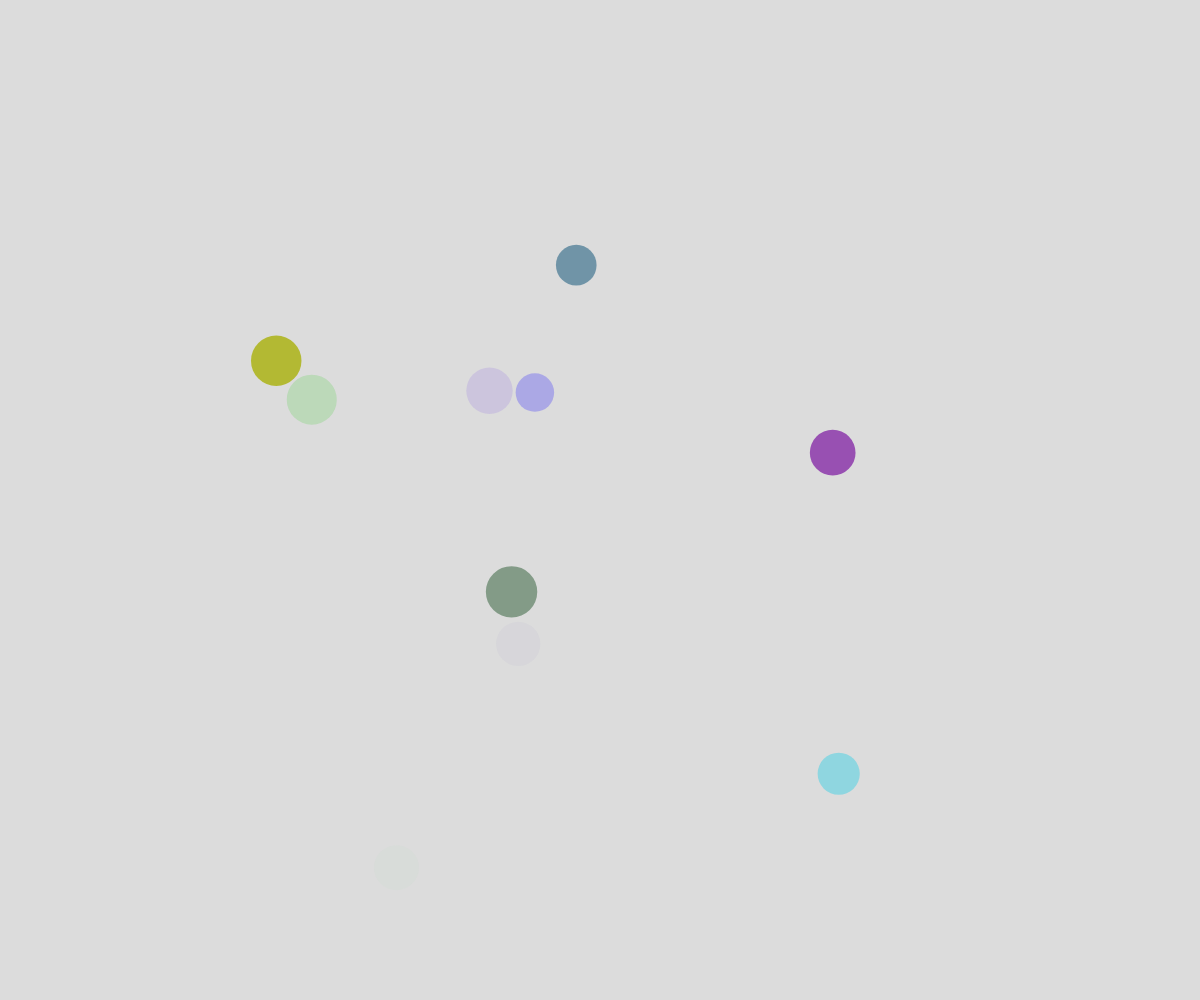
Frame 1 (no input)
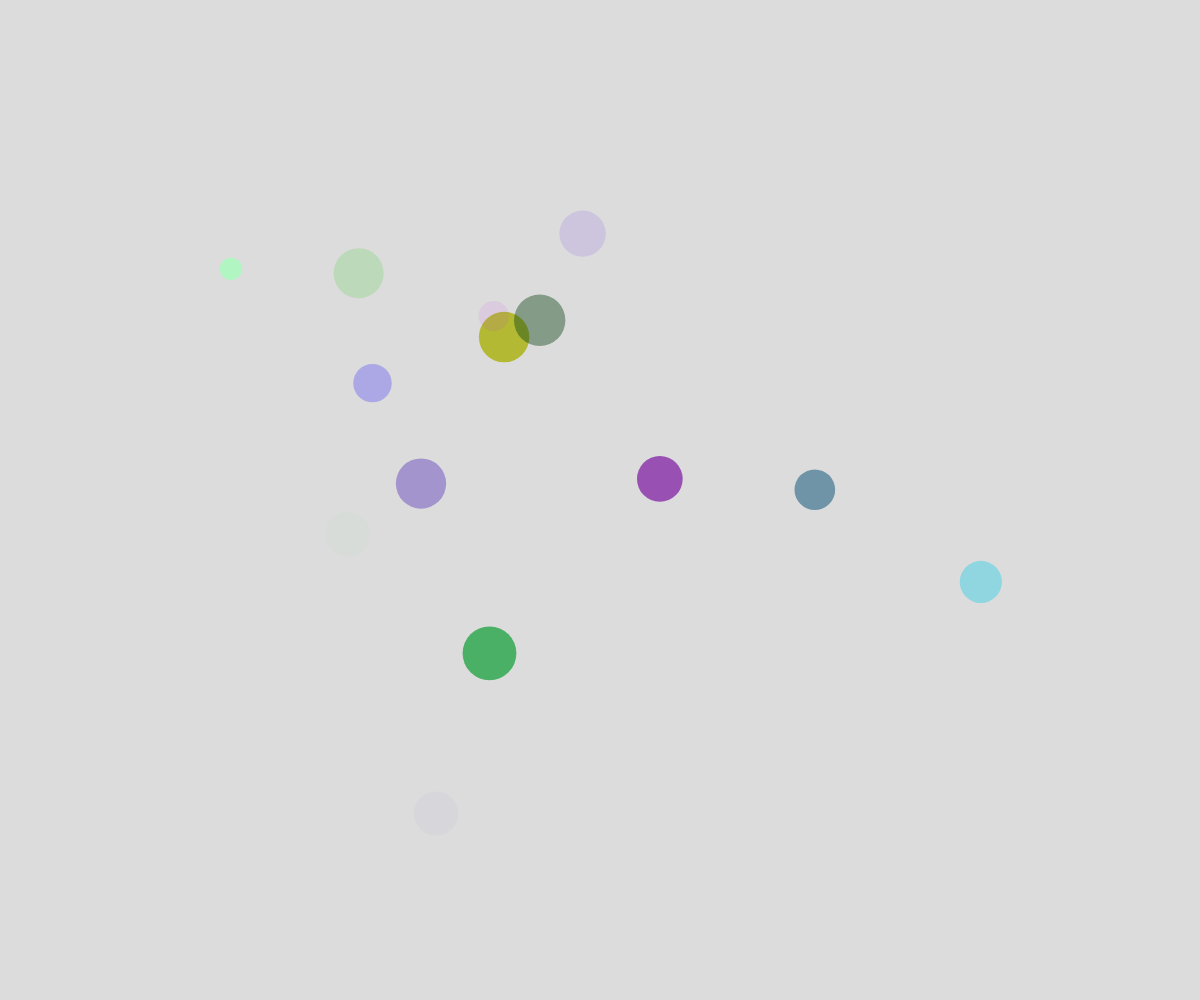
Frame 60 (no input)
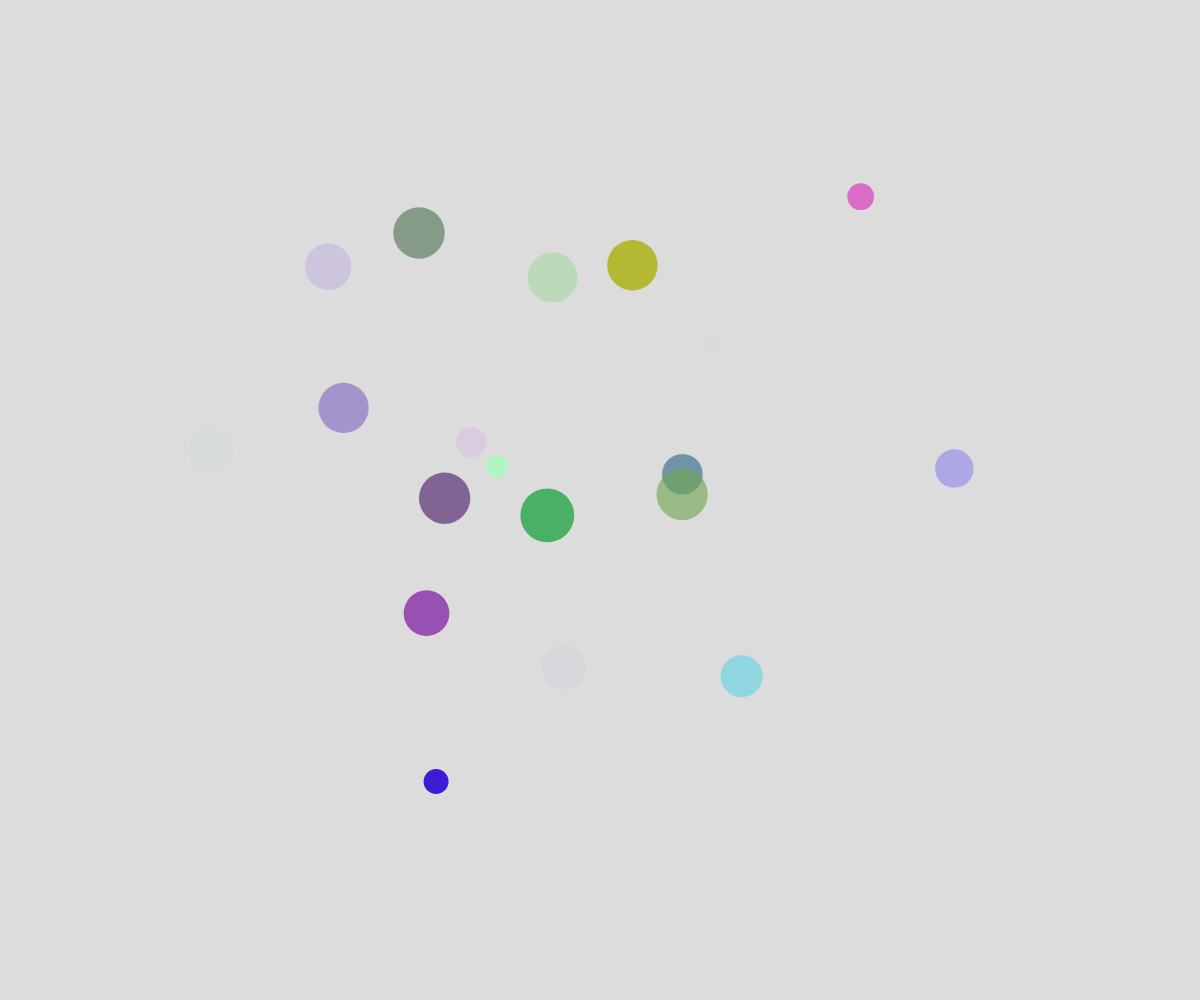
Frame 120 (the mouse pressed at the canvas centre since frame 60)

The p5.js sketch that drew these frames (run headless with seeded random() and noise() and a simulated clock; from frame 60 on, the mouse is pressed at the canvas centre):

// p5.js sketch
// ── sketch.js
// Ball Scene

let ballArray = [];

function setup() {
  createCanvas(windowWidth, windowHeight);

  for (let index = 0; index <10; index++) {
    spawnBall();
  }

  //ball every 0.5s
  window.setInterval(spawnBall, 500);
}

function draw() {
  background(220);
  moveBall();
  displayBall();
}

function mousePressed() {
  spawnBall();
  ballArray[ballArray.length-1].x = mouseX;
  ballArray[ballArray.length-1].y = mouseY;
}

function spawnBall() {
  let newBall = {
    x: random(width),
    y: random(height),
    radius: random(10, 30),
    ballColor: color(random (255), random (255), random (255), random (255)),
    dx: random(5,10),
    dy: random(5,10),
    xTime: random(1000),
    yTime: random(1000),
    timeChange: random(0.001, 0.1),
  }; 
  ballArray.push(newBall);
}


function moveBall() {
  for (let theBall of ballArray) {
    // theBall.x += theBall.dx;
    // theBall.y += theBall.dy; 
    // theBall.dx = random(-5, 5);
    // theBall.dy = random(-5, 5);
    
    theBall.x = noise(theBall.xTime) * width;
    theBall.y = noise(theBall.yTime) * height;
    theBall.xTime += 0.01;
    theBall.yTime += 0.01;
  }
}

function displayBall() {
  for (let ball of ballArray) {
    noStroke();
    fill(ball.ballColor);
    circle(ball.x, ball.y, ball.radius*2);

  }
}
